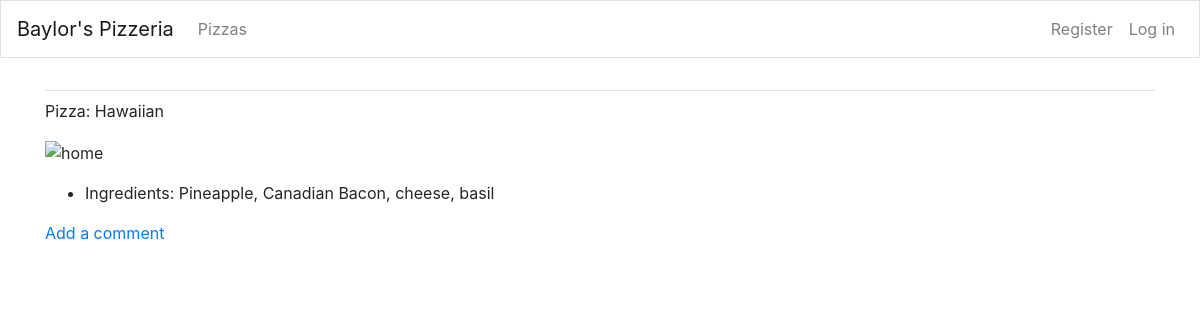
The page /pizzas/2/ on the database as committed earlier.
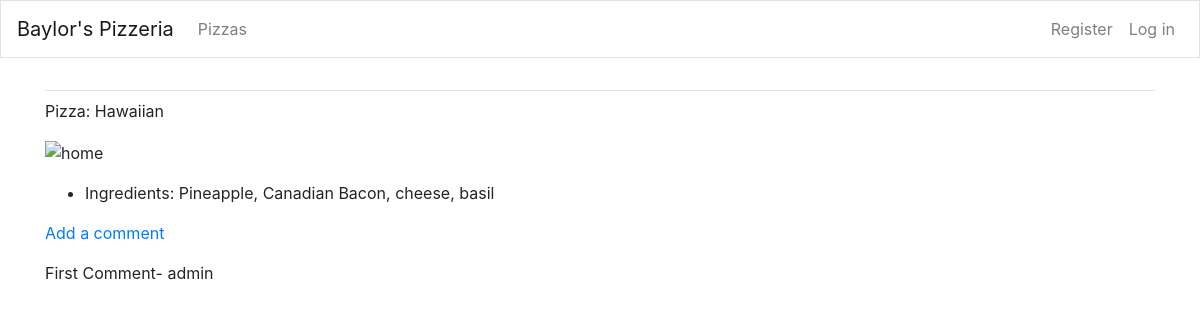
The same page on the database as committed later.
### Pizza/models.py (models this page shows, shortened)
class Topping(models.Model):
    pizza = models.ForeignKey(Pizza, on_delete=models.CASCADE)
    name = models.TextField()
    image = models.ImageField(upload_to="images", blank=True)
    date_added = models.DateTimeField(auto_now_add=True)

### Pizza/views.py (the view)
# urls.py: path("pizzas/<int:pizza_id>/", views.pizza, name="pizza"),
def pizza(request, pizza_id):
    pizza = Pizza.objects.get(id=pizza_id)
    toppings = pizza.topping_set.order_by("date_added")
    context = {"pizza": pizza, "toppings": toppings}
    return render(request, "Pizza/pizza.html", context)

### Pizza/models.py (called while the page is built)
    def __str__(self):
        return self.name

### Pizza/templates/Pizza/pizza.html
{% extends "Pizza/base.html" %}
{% block content %}
<p>Pizza: {{pizza}} </p>
{% load static %} <img src="{% static 'Pizza/images/pizza.jpg' %}" alt="home" />
<ul>
    {% for topping in toppings %}
    {% if forloop.first %}
    <li>
        <p>{{topping.name | linebreaks }}</p>
    </li>
    {% endif %}
    {% endfor %}
</ul>
<p> <a href="{% url 'Pizza:new_comment' pizza.id %}">Add a comment</a></p>
<p>
    {% for topping in toppings %}
    {% if not forloop.first %}
    {{ topping.name }}
    {% endif %}
    {% endfor %}
</p>
{% endblock content %}

Rows that differ between the two databases and show on the page:
added Topping: name "First Comment- admin"
